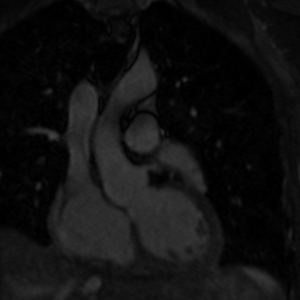
#> input picture edge/Edge_MMWHS/case2/MRI2.png, 300 x 300 px, found by its file name
$ python AutoCannt.py   (older library calls are emulated)
#> lines starting #> are read from the running program, lines starting #| are printed output that depends on the picture; after the words box and inside, x2 and y2 are one past the last pixel; in counts of white or black regions, pixels touching at a corner belong together
#> in processOneImage, img is the input picture: shape (300, 300); min 0, max 64, mean 16.9
### detector/utils/gradient.py
# -*- coding: UTF-8 -*-
import numpy as np
import cv2
import math

def gradient(blurred):
    # 对平滑后的图像使用Sobel算子计算水平方向和竖直方向的一阶导数（图像梯度）（Gx和Gy）
    # 根据得到的这两幅梯度图找到边界的梯度和方向
    # ksize=3是因为cv2.Canny方法默认的Ksize=3
    # cv2.CV_64F是使用64位存储，为了运算不越界
    sobelx = cv2.Sobel(blurred, cv2.CV_64F, 1, 0, ksize=3)
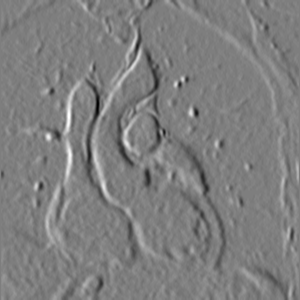
#> sobelx: shape (300, 300) float64; min -104, max 105, mean 0.2; drawn with min black and max white
    sobely = cv2.Sobel(blurred, cv2.CV_64F, 0, 1, ksize=3)
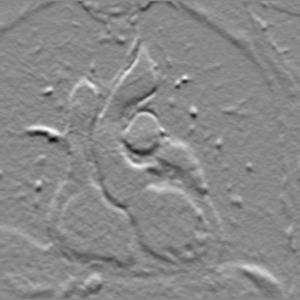
#> sobely: shape (300, 300) float64; min -95, max 82, mean 0.3; drawn with min black and max white

    # 建立两个np.arr类型的数据
    sobel = np.zeros((len(sobelx), len(sobelx[0])))
#> sobel: shape (300, 300) float64; every value is 0
    theat = np.zeros((len(sobelx), len(sobelx[0])))

    # 根据公式计算合成梯度值
    for i in range(len(sobelx)):
        for j in range(len(sobelx[0])):
            sobel[i][j] = math.sqrt(sobelx[i][j] * sobelx[i][j] + sobely[i][j] * sobely[i][j])
            # 将弧度转化为度数
            if sobelx[i][j] != 0:
                theat[i][j] = math.atan(sobely[i][j] / sobelx[i][j]) * 180 / math.pi
            else:
                if sobely[i][j] < 0:
                    theat[i][j] = -90
                elif sobely[i][j] > 0:
                    theat[i][j] = 90
                elif sobely[i][j] == 0:
                    theat[i][j] = 45
            # 做边界的划分，划分为四个梯度值
            temp = theat[i][j]
            if -112.5 < temp <= -67.5:
                theat[i][j] = 90
            elif -67.5 < temp <= -22.5:
                theat[i][j] = 135
            elif -22.5 < temp <= 22.5:
                theat[i][j] = 0
            elif 22.5 < temp <= 67.5:
                theat[i][j] = 45
            elif 67.5 < temp <= 112.5:
                theat[i][j] = 90
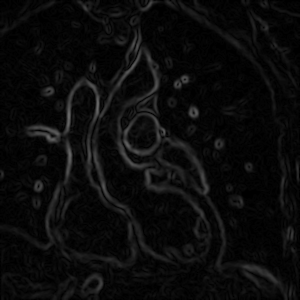
#> sobel: shape (300, 300) float64; min 0, max 105.1, mean 11.4
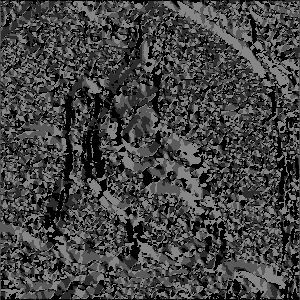
#> theat: shape (300, 300) float64; min 0, max 135, mean 67.4
    # 以下是 非极大值抑制 的算法
    # 模型结束后移到另一个文件并做精简
    # 还要考虑和nms算法的异同

    # 做非边界部分的判断
    # i从1到倒数第二，j同样
    for i in range(1, len(sobel) - 1):
        for j in range(1, len(sobel[0]) - 1):
            if theat[i][j] == 0:
                if sobel[i][j] < max(sobel[i + 1][j], sobel[i - 1][j]):
                    blurred[i][j] = 0
            elif theat[i][j] == 45:
                if sobel[i][j] < max(sobel[i + 1][j - 1], sobel[i - 1][j - 1]):
                    blurred[i][j] = 0
            elif theat[i][j] == 90:
                if sobel[i][j] < max(sobel[i][j + 1], sobel[i][j - 1]):
                    blurred[i][j] = 0
            elif theat[i][j] == 135:
                if sobel[i][j] < max(sobel[i + 1][j - 1], sobel[i - 1][j + 1]):
                    blurred[i][j] = 0
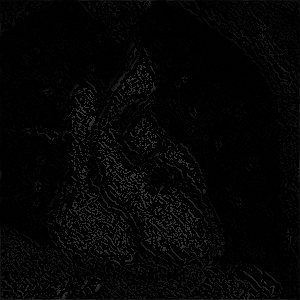
#> blurred: shape (300, 300); min 0, max 58, mean 3.9

    # 上边界非端点处理，i=0，i不能减1
    for j in range(1, len(sobelx[0]) - 1):
        i = 0
        if theat[0][j] == 0:
            if sobel[i][j] < sobel[i + 1][j]:
                blurred[i][j] = 0
        elif theat[0][j] == 45:
            if sobel[i][j] < sobel[i + 1][j - 1]:
                blurred[i][j] = 0
        elif theat[0][j] == 90:
            if sobel[i][j] < max(sobel[i][j + 1], sobel[i][j - 1]):
                blurred[i][j] = 0
        elif theat[0][j] == 135:
            if sobel[i][j] < sobel[i + 1][j - 1]:
                blurred[i][j] = 0
#> blurred: shape (300, 300); 0.24% of pixels changed, all inside (x1, y1, x2, y2) = (1, 0, 299, 1)
    # 下边界非端点，i = 255，i不能加1
    for j in range(1, len(sobel[0]) - 1):
        i = len(theat) - 1
        if theat[i][j] == 0:
            if sobel[i][j] < sobel[i - 1][j]:
                blurred[i][j] = 0
        elif theat[i][j] == 45:
            if sobel[i][j] < sobel[i - 1][j - 1]:
                blurred[i][j] = 0
        elif theat[i][j] == 90:
            if sobel[i][j] < max(sobel[i][j + 1], sobel[i][j - 1]):
                blurred[i][j] = 0
        elif theat[i][j] == 135:
            if sobel[i][j] < sobel[i - 1][j + 1]:
                blurred[i][j] = 0
#> blurred: shape (300, 300); min 0, max 58, mean 3.9
    # 左边界非端点，j=0，j不能减1
    for i in range(1, len(sobel) - 1):
        j = 0
        if theat[i][j] == 0:
            if sobel[i][j] < max(sobel[i + 1][j], sobel[i - 1][j]):
                blurred[i][j] = 0
        elif theat[i][j] == 90:
            if sobel[i][j] < sobel[i][j + 1]:
                blurred[i][j] = 0
        elif theat[i][j] == 135:
            if sobel[i][j] < sobel[i - 1][j + 1]:
                blurred[i][j] = 0
#> blurred: shape (300, 300); min 0, max 58, mean 3.8
    # 右边界非端点，j=255，不能加1
    for i in range(1, len(sobel) - 1):
        j = len(sobel[0]) - 1
        if theat[i][j] == 0:
            if sobel[i][j] < max(sobel[i + 1][j], sobel[i - 1][j]):
                blurred[i][j] = 0
        elif theat[i][j] == 45:
            if sobel[i][j] < max(sobel[i + 1][j - 1], sobel[i - 1][j - 1]):
                blurred[i][j] = 0
        elif theat[i][j] == 90:
            if sobel[i][j] < sobel[i][j - 1]:
                blurred[i][j] = 0
        elif theat[i][j] == 135:
            if sobel[i][j] < sobel[i + 1][j - 1]:
                blurred[i][j] = 0
#> blurred: shape (300, 300); min 0, max 58, mean 3.8
    # 左上角。i，j不能减1
    if theat[0][0] == 0:
        if sobel[0][0] < sobel[0 + 1][0]:
            blurred[0][0] = 0
    elif theat[0][0] == 90:
        if sobel[0][0] < sobel[0][0 + 1]:
            blurred[0][0] = 0
    # 左下角，i不能加，j不能减
    if theat[len(sobel) - 1][0] == 0:
        if sobel[len(sobel) - 1][0] < sobel[len(sobel) - 1 - 1][0]:
            blurred[len(sobel - 1)][0] = 0
    elif theat[len(sobel) - 1][0] == 90:
        if sobel[len(sobel) - 1][0] < sobel[len(sobel) - 1][0 + 1]:
            blurred[len(sobel) - 1][0] = 0
    elif theat[len(sobel) - 1][0] == 135:
        if sobel[len(sobel) - 1][0] < sobel[len(sobel) - 1 - 1][0 + 1]:
            blurred[len(sobel) - 1][0] = 0
    #右下角 右上脚暂时没写，可仿照上文实现

    return blurred

### detector/utils/loop.py
# -*- coding: UTF-8 -*-
import numpy as np
import copy


def loop(gradient):
    Max = np.max(gradient)
#> Max = 58
    Min = np.min(gradient)
#> Min = 0

    # T是初始平均值，Tnew是迭代平均值
    t = (Max + Min) / 2
#> t = 29

    while True:
        imagemax = copy.deepcopy(gradient)
        imagemin = copy.deepcopy(gradient)
        imagemax[imagemax < t] = 0
        imagemin[imagemin >= t] = 0

        tnew = ((sum(imagemax[imagemax > 0]) / len(imagemax[imagemax > 0])) + sum(imagemin[imagemin > 0]) / len(
            imagemin[imagemin > 0])) / 2
        if abs(tnew - t) < 1:
            break
        else:
            t = tnew
#> this loop made 3 passes
#> (tnew, t) on passes 1 to 2: (25.18, 25.18), (24.12, 24.12)
#> tnew on pass 3: 23.72
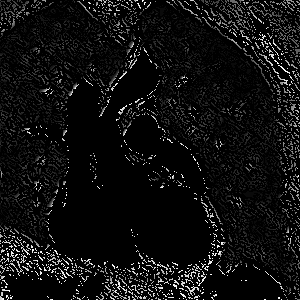
#> imagemin: shape (300, 300); min 0, max 24, mean 1.5; drawn with min black and max white
    return tnew

### detector/AutoCannt.py
# -*- coding: UTF-8 -*-

# 对canny阈值做了一个自适应的过程

import numpy as np
import cv2 as cv
import utils.gradient as g
import utils.loop as l
import copy
from matplotlib import pyplot as plt

# # 读取一张图片,做灰度化处理,转为二维矩阵。虽然原图是灰度图,但仍需此步骤,不然会是三维矩阵
# image = cv2.imread(r'D:\Documents\Postgraduate\Project\edge_detector\edge\Edge_Prostate\case2\RUNMC_2.png', 0)
# name = image.split('\\')[-1].split('.')[0]
# out_name = name + '_ac.jpg'

# # 使用高斯滤波消除噪声
# # (5,5)是高斯核的大小,0是sigmaX,0的意思是让方程自己给你算对应的sigma
# image_b = cv2.GaussianBlur(image, (5, 5), 0)

# image_t = copy.deepcopy(image_b)

# # 返回的是经过非极大值抑制后的矩阵
# image_g = g.gradient(image_t)

# # 返回的是迭代后的最优阈值
# image_T = l.loop(image_g)

# # ret是返回的最优阈值,image是处理后的图
# # THRESH_BINARY就是三角法（这句话存疑,忘记哪里看来的了,但实际使用起来似乎使用的阈值是传入的阈值）
# # THRESH_OTSU是大津法
# # 这一个函数会根据直方图选择最优的阈值,即otus或传入的阈值,可以从返回值ret中获取
# # image_ret, new1 = cv2.threshold(image_b, image_T, 255, cv2.THRESH_BINARY + cv2.THRESH_OTSU)
# # 这一条就只会使用大津法算出的阈值,但大津有缺点,直方图没有明显双峰时效果可能不好
# image_ret, _ = cv2.threshold(image_b, image_T, 255, cv2.THRESH_OTSU)

# # 因为想要有更多的边被画出来,所以取更小的（我自己一厢情愿的,可能没有理论依据）
# image_T = min(image_ret, image_T)

# image = cv2.Canny(image_b, image_T / 2, image_T)
# image[image == 255] = 1

# # np.save(r'D:\Documents\Postgraduate\Project\edge_detector\images\Prostate\BMC_2_edge.npy', image)
# # np.savetxt(r'D:\Documents\Postgraduate\Project\edge_detector\images\Prostate\BMC_2_edge.txt', image, fmt='%d',newline='\n')

# # 这是自适应阈值的边缘切割,用高斯核做窗口去给每一个像素一个自适应阈值
# # 最后一个参数会影响切割质量,具体原理请参考文档
# # 倒数第二个会影响切割出来的边的宽度,原理见文档
# # image_two = cv2.adaptiveThreshold(image_b, 255, cv2.ADAPTIVE_THRESH_GAUSSIAN_C, cv2.THRESH_BINARY, 3, 2)

# # 将图片做一个反色处理
# # image[image == 0] = 1
# # image[image == 255] = 0
# # image[image == 1] = 255

# cv2.imshow('image', image)
# # cv2.imshow('image_two', image_two)

# # 保存图片
# # cv2.imwrite('imageQ1.png', image)

# cv2.waitKey(0)

# exit(1)

# # 后面部分是切割质量的一个定量评估方法
# # 注释掉的原因是因我没有读懂文档中计算八连通成分数的部分
# # 我结合网上的资料,决定用matlab封装的函数去定量分析结果
# # 只需要把opencv割出来的图保存,用matlab读取即可


# # def calA(image):
# #     cnt = 0.0
# #     for i in range(len(image)):
# #         for j in range(len(image[0])):
# #             if image[i][j] == 255:  # 边的颜色是几就填多少,白边是255
# #                 cnt = cnt + 1
# #     return cnt


# # test_matrix = [[0,0,255,255],[0,255,0,255],[255,255,255,0],[0,0,0,0]]

# # # 计算4邻域
# # bofCanny = e.evaluate4(canny)
# # aofCanny = calA(canny)
# # print('canny -> a: ', aofCanny, ' b: ', bofCanny, ' a/b: ', aofCanny / bofCanny)


def processOneImage(img_path, tgt_dir):
    # root = os.path.dirname(img_path)
    name = img_path.split('\\')[-1].split('.')[0]
    img = cv.imread(img_path, 0)
    # print(img.shape, img.dtype)
    image_b = cv.GaussianBlur(img, (5,5), 0)
    image_t = copy.deepcopy(image_b)
    image_g = g.gradient(image_t)
    image_T = l.loop(image_g)
#> image_T = 23.72
    image_ret, _ = cv.threshold(image_b, image_T, 255, cv.THRESH_OTSU)
#> image_ret = 23
    image_T = min(image_ret, image_T)
#> image_T = 23
    edges = cv.Canny(image_b, image_T / 2, image_T)
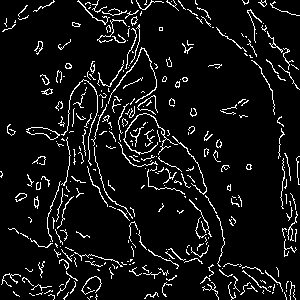
#> edges: shape (300, 300); 7.4% white in thin lines or dots

    # np.savetxt('{}/{}_edge.txt'.format(tgt_dir, name), edges, fmt='%d',newline='\n')
    # np.save('{}/{}_edge.npy'.format(tgt_dir, name), edges)
    plt.imsave('{}/{}_ac.png'.format(tgt_dir, name), edges, cmap='gray')


if __name__ == '__main__':
    img_path = r'D:\Documents\Postgraduate\Project\edge_detector\edge\Edge_MMWHS\case2\MRI2.png'
    tgt_dir = r'D:\Documents\Postgraduate\Project\edge_detector\edge\Edge_MMWHS\case2'

    processOneImage(img_path, tgt_dir)

$ run again, with edge/Edge_Prostate/case2/RUNMC_2.png copied over edge/Edge_MMWHS/case2/MRI2.png
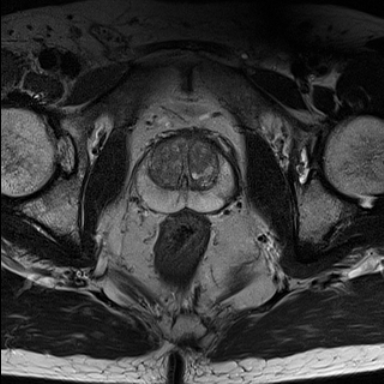
#> input picture edge/Edge_Prostate/case2/RUNMC_2.png, 384 x 384 px, found by its file name
#> in processOneImage, img is the input picture: shape (384, 384); min 0, max 255, mean 56.2
#> after the loop in gradient, `for i in range(1, len(sobel) - 1):`:
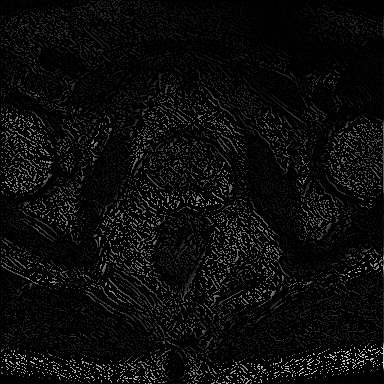
#> blurred: shape (384, 384); min 0, max 225, mean 10.8
#> Max = 225
#> Min = 0
#> in loop, `t = (Max + Min) / 2`: t = 112.5
#> the loop in loop, `while True:` made 6 passes
#> (tnew, t) on passes 1 to 5: (91.19, 91.19), (79.41, 79.41), (73.69, 73.69), (70.89, 70.89), (69.4, 69.4)
#> image_T = 68.98
#> image_ret = 72
#> in processOneImage, `edges = cv.Canny(image_b, image_T / 2, image_T)`:
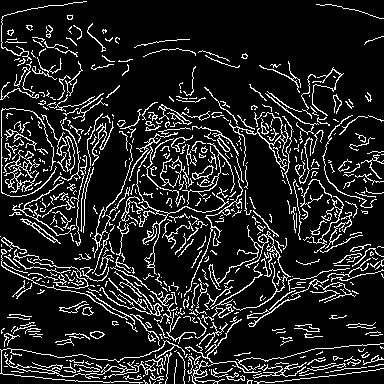
#> edges: shape (384, 384); 13.4% white in thin lines or dots
